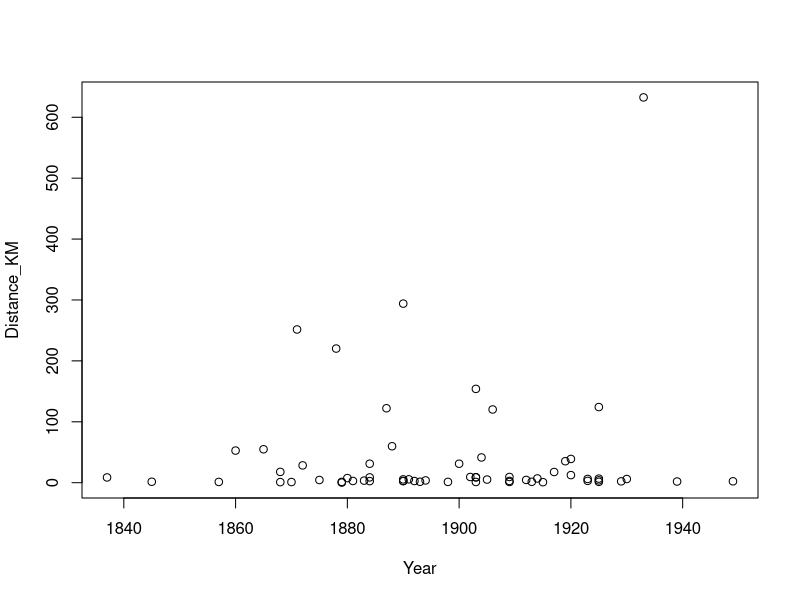
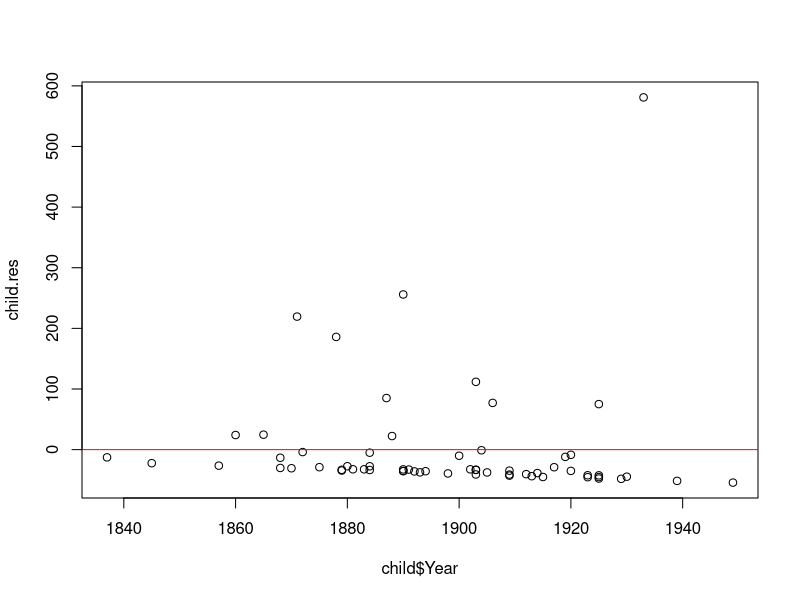
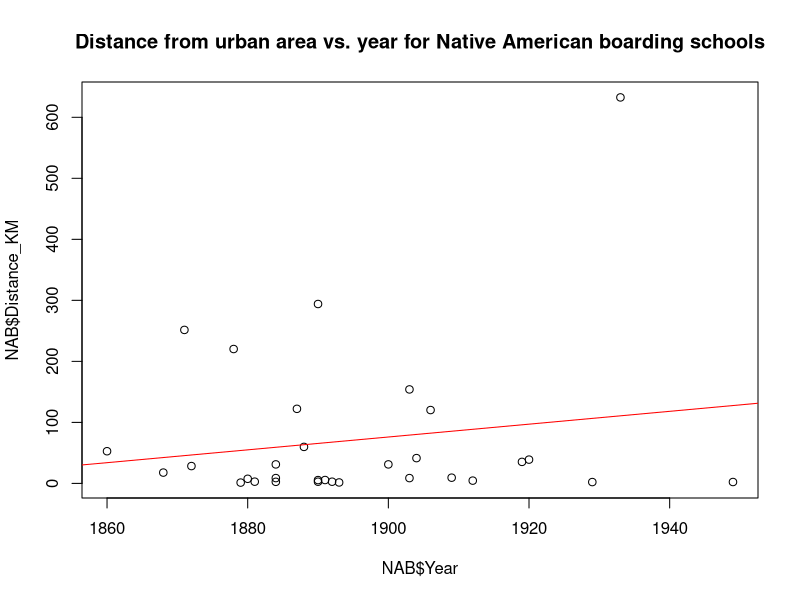
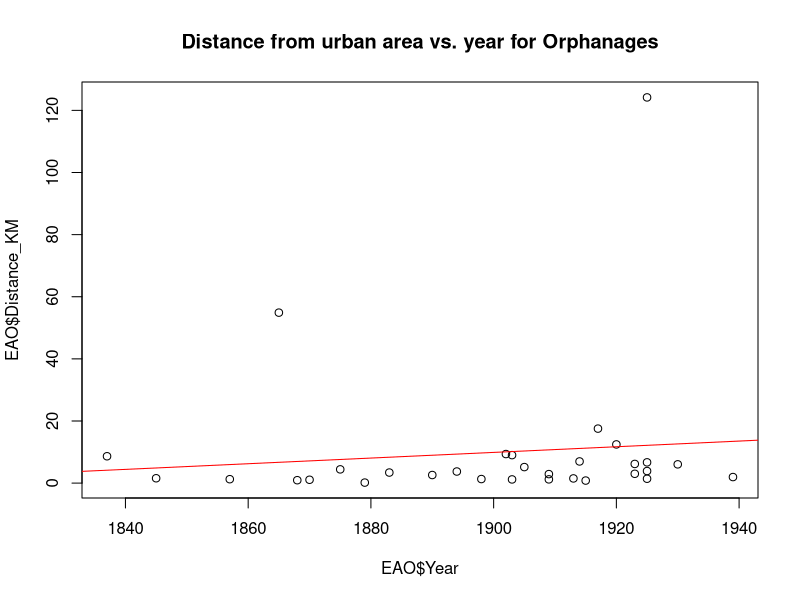
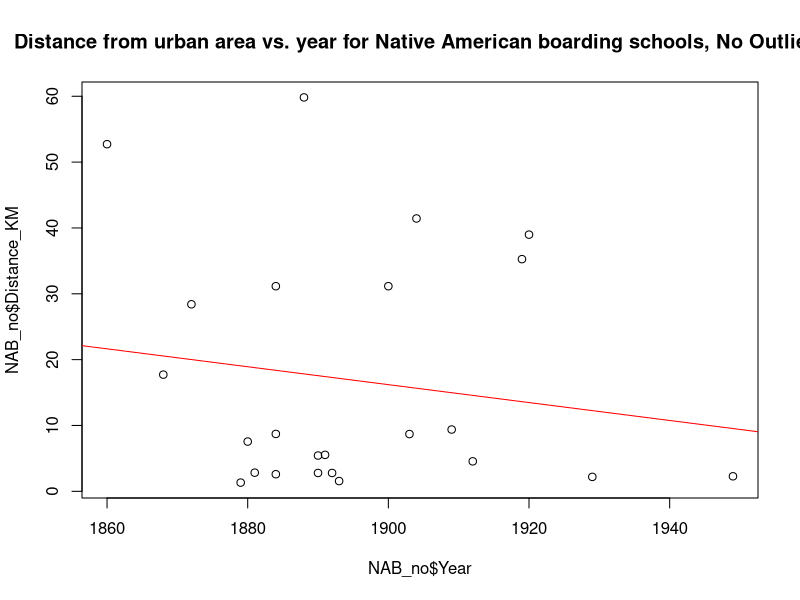
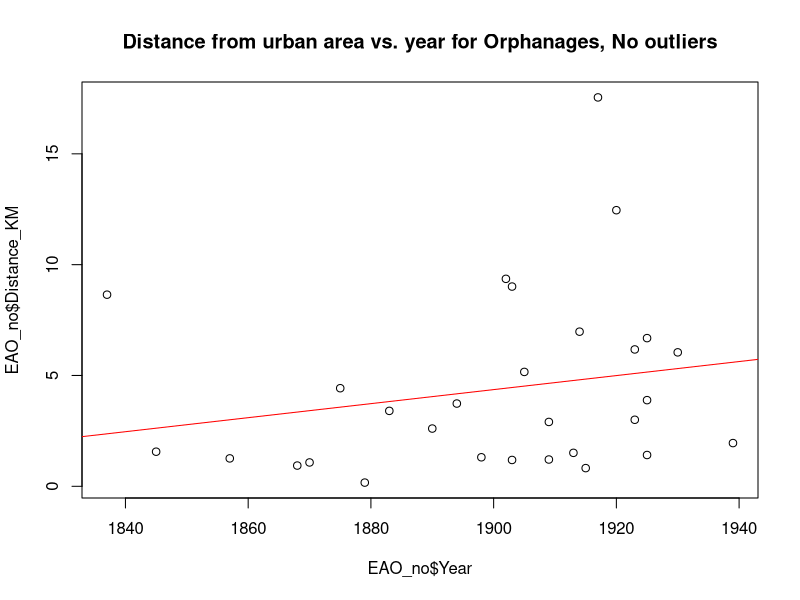

Write the R code that produced these figures, in order.
## ---- chunk 1
knitr::opts_chunk$set(echo = TRUE)
## ---- chunk 2
child = read.csv("Combined_Orph_NA_data.csv")
## ---- chunk 3
plot(Distance_KM ~ Year, 
     data = child)
## ---- chunk 4
child.lm = lm(Distance_KM ~ Year, 
           data = child)
summary(child.lm)
## ---- chunk 5
child.res = resid(child.lm)
plot(child$Year, child.res)
abline(h = 0, col = "red")
summary(lm(child.res~child$Year))
## ---- chunk 6
NAB = subset(child, 
             Instit_Type == "NAB")
EAO = subset(child, 
             Instit_Type == "O")
## ---- chunk 7
plot(NAB$Distance_KM ~ NAB$Year, 
     main = "Distance from urban area vs. year for Native American boarding schools")
abline(lm(NAB$Distance_KM~NAB$Year), 
       col = "red")

plot(EAO$Distance_KM~EAO$Year, 
     main = "Distance from urban area vs. year for Orphanages")
abline(lm(EAO$Distance_KM~EAO$Year), 
       col = "red")
## ---- chunk 8
summary(lm(NAB$Distance_KM ~ NAB$Year))
summary(lm(EAO$Distance_KM ~ EAO$Year))
## ---- chunk 9
NAB_no = subset(NAB, NAB$Distance_KM < 100)
EAO_no = subset(EAO, EAO$Distance_KM < 50)
## ---- chunk 10
plot(NAB_no$Distance_KM~NAB_no$Year, 
     main = "Distance from urban area vs. year for Native American boarding schools, No Outliers")
abline(lm(NAB_no$Distance_KM ~ NAB_no$Year), 
       col = "red")

plot(EAO_no$Distance_KM~EAO_no$Year, 
     main = "Distance from urban area vs. year for Orphanages, No outliers")
abline(lm(EAO_no$Distance_KM ~ EAO_no$Year), 
       col = "red")
## ---- chunk 11
summary(lm(NAB_no$Distance_KM ~ NAB_no$Year))
summary(lm(EAO_no$Distance_KM ~ EAO_no$Year))
## ---- chunk 12
sessionInfo()
